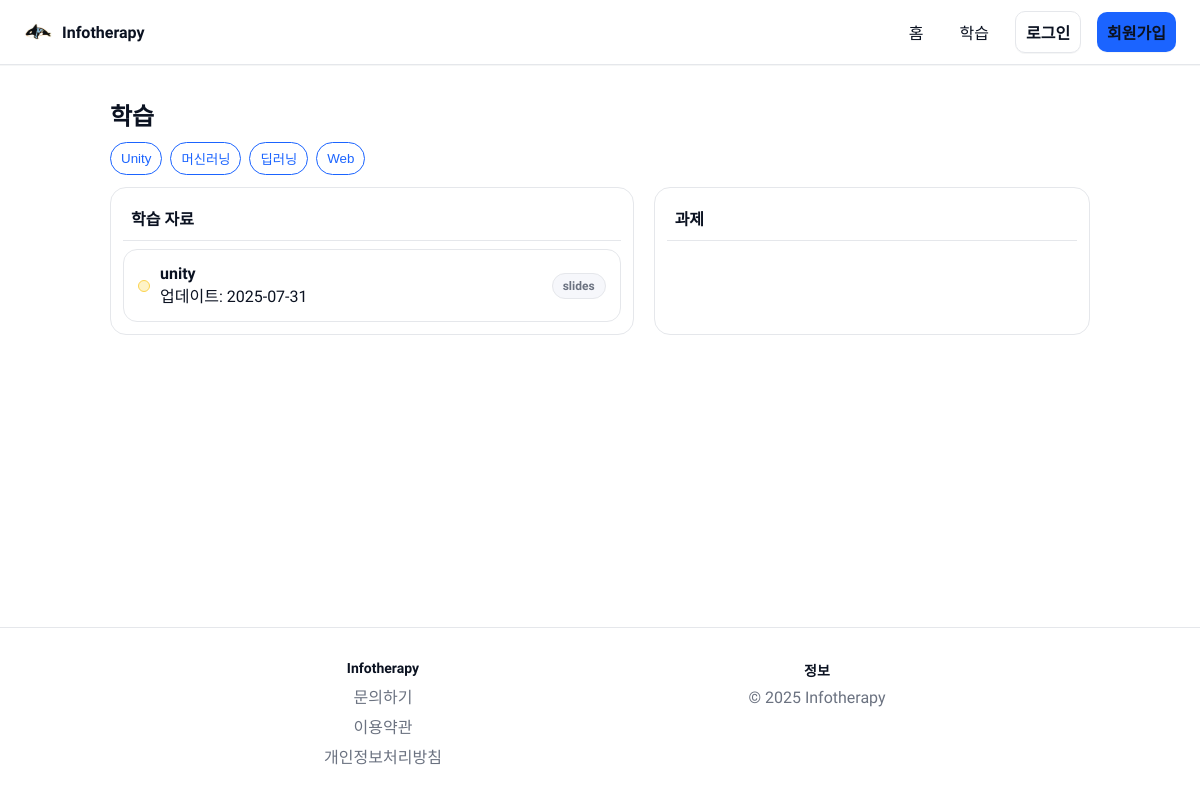
Page /learn on the earlier database version.
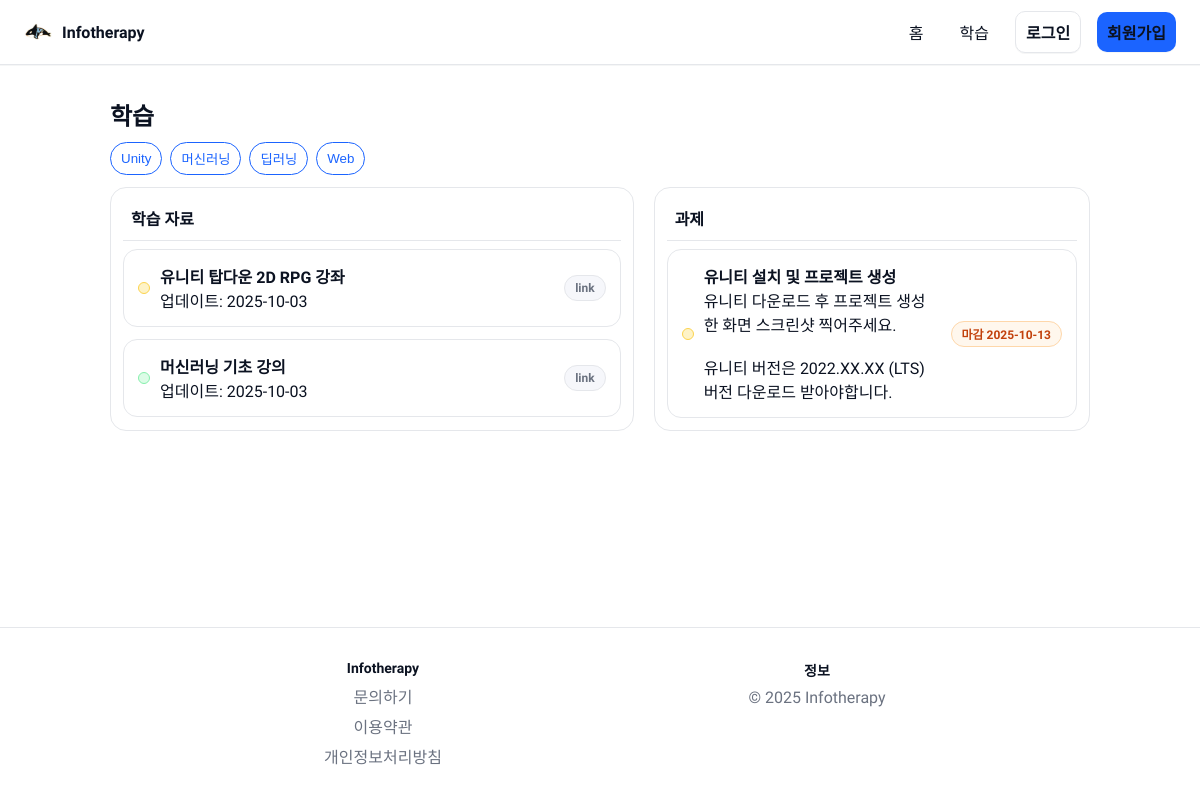
Same page on the later database version.
### tables this page shows
CREATE TABLE materials (
              id INTEGER PRIMARY KEY AUTOINCREMENT,
              title TEXT NOT NULL,
              type TEXT,
              category TEXT,
              date TEXT,
              content TEXT
            );

CREATE TABLE assignments (
              id INTEGER PRIMARY KEY AUTOINCREMENT,
              title TEXT NOT NULL,
              due TEXT,
              description TEXT,
              category TEXT
            );

### app.py (the view, shortened to what this page needs)
    @app.route("/learn")
    def learn():
        with get_db() as cx:
            materials = cx.execute("SELECT id, title, type, category, date, content FROM materials ORDER BY date DESC").fetchall()
            assignments_rows = cx.execute("SELECT id, title, due, description, category FROM assignments ORDER BY due ASC").fetchall()
        def is_overdue(due_str: str) -> bool:
            if not due_str:
                return False
            for fmt in ("%Y-%m-%d %H:%M", "%Y-%m-%d"):
                try:
                    due_dt = datetime.strptime(due_str, fmt)
                    return datetime.now() > due_dt
                except Exception:
                    continue
            return False
        assignments = []
        for a in assignments_rows:
            d = dict(a)
            d["overdue"] = is_overdue(d.get("due", ""))
            assignments.append(d)
        submitted_keys = set()
        return render_template("learn.html", materials=materials, assignments=assignments, submitted_keys=submitted_keys)

### templates/learn.html (shortened to what this page needs)
{% extends 'base.html' %}
{% block content %}
  <div class="page-head">
    <div>
      <h2 style="margin:0;">학습</h2>
    </div>
  </div>
  <div class="selected-filter toggle-group" id="cat-toggle">
    <button class="chip" data-cat="unity">Unity</button>
    <button class="chip" data-cat="ml">머신러닝</button>
    <button class="chip" data-cat="dl">딥러닝</button>
    <button class="chip" data-cat="web">Web</button>
  </div>
  <div class="two-col learn-grid">
    <section class="panel">
      <div class="panel-head">
        <h3>학습 자료</h3>
      </div>
      <div class="list" id="materials">
        {% for m in materials %}
          <a class="list-item" data-category="{{ m.category }}" href="{{ url_for('material_detail', item_id=m['id'] if m['id'] is defined else loop.index) }}" style="text-decoration:none; color:inherit;">
            <div class="lead">
              <span class="dot cat-{{ m.category }}"></span>
              <div>
                <div style="font-weight:600;">{{ m.title }}</div>
                <div class="hint">업데이트: {{ m.date }}</div>
              </div>
            </div>
            <span class="badge">{{ m.type }}</span>
          </a>
        {% endfor %}
      </div>
    </section>
    <aside class="panel">
      <div class="panel-head">
        <h3>과제</h3>
      </div>
      <div class="list" id="assignments">
        {% for a in assignments %}
          {% set key = a.title ~ '|' ~ (a.category or '') %}
          <a class="list-item" data-category="{{ a.category }}" href="{{ url_for('assignment_detail', item_id=a['id'] if a['id'] is defined else loop.index) }}" style="text-decoration:none; color:inherit;">
            <div class="lead">
              <span class="dot cat-{{ a.category }}"></span>
              <div>
                <div style="font-weight:600;">{{ a.title }}</div>
                <div class="hint" style="white-space:pre-wrap;">{{ a.description | autolink | safe }}</div>
              </div>
            </div>
            <span class="badge due">마감 {{ a.due }}</span>
          </a>
        {% endfor %}
      </div>
    </aside>
  </div>
{% endblock %}

### templates/base.html (shortened to what this page needs)
<!doctype html>
<html lang="ko">
  <head>
    <link rel="stylesheet" href="{{ url_for('static', filename='css/main.css') }}">
  </head>
  <body>
    <header class="site-header">
      <div class="container header-inner">
        <a class="logo" href="{{ url_for('index') }}">
          <img class="logo-mark-img" src="{{ url_for('static', filename='images/icon.jpg') }}" alt="Infotherapy">
          <span class="logo-text">Infotherapy</span>
        </a>
        <nav class="nav" id="site-nav">
          <a href="{{ url_for('index') }}">홈</a>
          <a href="{{ url_for('learn') }}">학습</a>
          {% if session.get('uid') %}
            <div class="profile-chip">
              <div class="avatar-mini">{{ (session.get('name') or 'U')[:1] }}</div>
              <span class="profile-name">{{ session.get('name') or '사용자' }}</span>
              {% if session.get('admin') %}<span class="badge" style="height:22px;">admin</span>{% endif %}
              <a href="{{ url_for('logout') }}" class="btn btn-outline" style="margin-left:8px;">로그아웃</a>
            </div>
          {% else %}
            <a href="{{ url_for('login') }}" class="btn btn-outline">로그인</a>
            <a href="{{ url_for('signup') }}" class="btn btn-primary">회원가입</a>
          {% endif %}
        </nav>
      </div>
    </header>
    <main class="container">
      {% block content %}{% endblock %}
    </main>
    <footer class="site-footer">
      <div class="container footer-grid">
        <div class="footer-col">
          <h4>Infotherapy</h4>
          <div class="footer-links">
            <a href="{{ url_for('contact') }}">문의하기</a>
            <a href="{{ url_for('terms') }}">이용약관</a>
            <a href="{{ url_for('privacy') }}">개인정보처리방침</a>
          </div>
        </div>
        <div class="footer-col">
          <h4>정보</h4>
          <div class="footer-links">
            <span>© 2025 Infotherapy</span>
          </div>
        </div>
      </div>
    </footer>
  </body>
  </html>

### static/css/main.css (style rules this page uses)
:root { --bg: #ffffff; --text: #0b1221; --muted: #6b7280; --primary: #1b64ff; --primary-600: #1553d6; --surface: #f6f7fb; --border: #e5e7eb; }
* { box-sizing: border-box; }
html, body { height: 100%; }
body { margin: 0; font-family: "Pretendard", -apple-system, BlinkMacSystemFont, "Segoe UI", Roboto, Oxygen, Ubuntu, Cantarell, "Fira Sans", "Droid Sans", "Helvetica Neue", Arial, "Apple Color Emoji", "Segoe UI Emoji"; color: var(--text); background: var(--bg); -webkit-font-smoothing: antialiased; -moz-osx-font-smoothing: grayscale; display: flex; flex-direction: column; min-height: 100vh; }
.container { width: 100%; max-width: none; margin: 0 auto; padding: 0 24px; }
.site-header { position: sticky; top: 0; z-index: 10; background: rgba(255,255,255,0.86); backdrop-filter: blur(10px); border-bottom: 1px solid var(--border); box-shadow: 0 1px 0 rgba(17,24,39,0.04); }
.header-inner { display: flex; align-items: center; justify-content: space-between; height: 64px; }
.logo { display: inline-flex; align-items: center; gap: 10px; text-decoration: none; color: var(--text); font-weight: 600; }
.logo-mark-img { width: 28px; height: 28px; object-fit: contain; border-radius: 6px; }
.nav { display: flex; align-items: center; gap: 16px; }
.nav a { color: var(--text); text-decoration: none; padding: 8px 10px; border-radius: 10px; }
.btn { display: inline-flex; align-items: center; justify-content: center; gap: 8px; border-radius: 14px; padding: 12px 18px; font-weight: 600; text-decoration: none; cursor: pointer; transition: all .15s ease; box-shadow: 0 1px 0 rgba(17,24,39,0.04); }
.btn-primary { background: var(--primary); color: #fff; }
.btn-outline { border: 1px solid var(--border); color: var(--text); background: #fff; }
main.container { padding: 32px 20px; flex: 1; }
.list { display: grid; gap: 12px; }
.list-item { display: grid; grid-template-columns: 1fr auto; align-items: center; gap: 12px; padding: 14px; border: 1px solid var(--border); border-radius: 14px; background: #fff; }
.badge { display: inline-flex; align-items: center; height: 26px; padding: 0 10px; border-radius: 999px; border: 1px solid var(--border); background: var(--surface); color: var(--muted); font-weight: 600; font-size: 12px; }
.two-col { display: grid; grid-template-columns: 1.2fr 1fr; gap: clamp(12px, 2vw, 20px); }
.learn-grid { max-width: 980px; margin: 0 auto; }
.learn-grid .list .list-item { width: 100%; max-width: none; margin: 0; }
.panel { background:#fff; border:1px solid var(--border); border-radius:16px; padding:12px; }
.panel-head { display:flex; align-items:center; justify-content:space-between; padding: 6px 8px 10px; border-bottom:1px solid var(--border); margin-bottom:8px; }
.panel-head h3 { margin:0; font-size:16px; }
.page-head { display:flex; align-items:baseline; justify-content: space-between; gap:10px; margin-bottom: 10px; max-width: 980px; margin-left: auto; margin-right: auto; }
.lead { display:flex; gap:10px; align-items:center; }
.dot { width:10px; height:10px; flex: 0 0 10px; aspect-ratio: 1 / 1; border-radius:50%; display:inline-block; border:1px solid var(--border); pointer-events: none; user-select: none; box-sizing: content-box; }
.cat-unity { background:#fef3c7; border-color:#fcd34d; }
.cat-ml { background:#dcfce7; border-color:#86efac; }
.badge.due { background:#fff7ed; border-color:#fed7aa; color:#c2410c; }
.selected-filter { display: flex; gap: 8px; flex-wrap: wrap; margin-bottom: 12px; }
#cat-toggle.selected-filter { justify-content: flex-start; max-width: 980px; margin-left: auto; margin-right: auto; }
.chip { border: 1px solid var(--border); background:#fff; border-radius: 999px; padding: 6px 10px; cursor: pointer; }
.chip.active { border-color: var(--primary); color: var(--primary); }
.toggle-group .chip { user-select:none; }
img, video { max-width: 100%; height: auto; display: block; }
.site-footer { border-top: 1px solid var(--border); padding: 32px 0; color: var(--muted); }
.footer-grid { display: grid; grid-template-columns: repeat( auto-fit, minmax(220px, 1fr) ); gap: 16px; max-width: 900px; margin: 0 auto; text-align: center; justify-items: center; }
.footer-col h4 { margin: 0 0 8px; font-size: 14px; color: var(--text); }
.footer-links { display: grid; gap: 6px; }
.footer-links a { color: var(--muted); text-decoration: none; }

Differences in the rows shown:
removed materials: title "unity", date "2025-07-31", type "slides"
added materials: title "유니티 탑다운 2D RPG 강좌", date "2025-10-03", type "link"
added materials: title "머신러닝 기초 강의", date "2025-10-03", type "link"
added assignments: title "유니티 설치 및 프로젝트 생성", description|autolink "유니티 다운로드 후 프로젝트 생성한 화면 스크린샷 찍어주세요. 유니티 버전은 2022.XX.XX (LTS) 버전 다운로드 받아야합니다.", due "2025-10-13"
